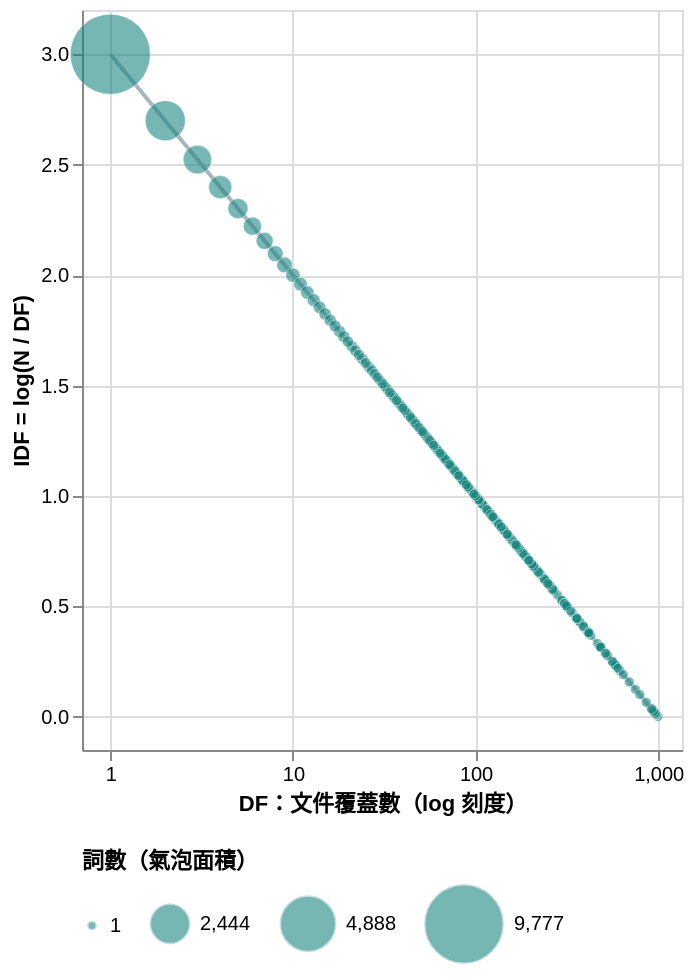

Describe this chart as a Vega-Lite specification.
### Vega-Lite specification from a JSON file in a GitHub repository (floating-point values rounded to 4 significant figures; data arrays with more than 128 entries replaced by an {"elided": "..."} marker saying what was removed)
{"config": {"view": {"continuousWidth": 300, "continuousHeight": 300}}, "layer": [{"data": {"name": "data-0a73d63249e12e707074cd127b71c607"}, "mark": {"type": "line", "color": "#ABB5C0"}, "encoding": {"x": {"axis": {"values": [1, 10, 100, 1000]}, "field": "df", "scale": {"base": 10, "domain": [0.7, 1350.0], "type": "log"}, "title": "DF：文件覆蓋數（log 刻度）", "type": "quantitative"}, "y": {"field": "idf", "scale": {"domain": [-0.15, 3.2]}, "title": "IDF = log(N / DF)", "type": "quantitative"}}}, {"data": {"values": {"elided": "262 records"}}, "mark": {"type": "circle", "color": "#16847D", "opacity": 0.58, "stroke": "white", "strokeWidth": 0.4}, "encoding": {"size": {"field": "term_count", "legend": {"direction": "horizontal", "format": ",.0f", "labelOverlap": false, "orient": "bottom", "titleLimit": 220, "values": [1, 2444, 4888, 9777]}, "scale": {"domain": [0, 9777], "range": [24, 1600], "type": "linear"}, "title": "詞數（氣泡面積）", "type": "quantitative"}, "tooltip": [{"field": "df", "format": ",", "title": "DF", "type": "quantitative"}, {"field": "idf", "format": ".4f", "title": "IDF", "type": "quantitative"}, {"field": "term_count", "format": ",", "title": "詞數", "type": "quantitative"}, {"field": "examples", "title": "詞彙範例（最多 5 個）", "type": "nominal"}], "x": {"axis": {"values": [1, 10, 100, 1000]}, "field": "df", "scale": {"base": 10, "domain": [0.7, 1350.0], "type": "log"}, "title": "DF：文件覆蓋數（log 刻度）", "type": "quantitative"}, "y": {"field": "idf", "scale": {"domain": [-0.15, 3.2]}, "title": "IDF = log(N / DF)", "type": "quantitative"}}}], "height": 370, "$schema": "https://vega.github.io/schema/vega-lite/v6.4.1.json", "datasets": {"data-0a73d63249e12e707074cd127b71c607": [{"df": 1, "idf": 3.0}, {"df": 2, "idf": 2.699}, {"df": 3, "idf": 2.523}, {"df": 4, "idf": 2.398}, {"df": 5, "idf": 2.301}, {"df": 6, "idf": 2.222}, {"df": 7, "idf": 2.155}, {"df": 8, "idf": 2.097}, {"df": 9, "idf": 2.046}, {"df": 10, "idf": 2.0}, {"df": 11, "idf": 1.959}, {"df": 12, "idf": 1.921}, {"df": 13, "idf": 1.886}, {"df": 14, "idf": 1.854}, {"df": 15, "idf": 1.824}, {"df": 16, "idf": 1.796}, {"df": 17, "idf": 1.77}, {"df": 18, "idf": 1.745}, {"df": 19, "idf": 1.721}, {"df": 20, "idf": 1.699}, {"df": 21, "idf": 1.678}, {"df": 22, "idf": 1.658}, {"df": 23, "idf": 1.638}, {"df": 24, "idf": 1.62}, {"df": 25, "idf": 1.602}, {"df": 27, "idf": 1.569}, {"df": 28, "idf": 1.553}, {"df": 29, "idf": 1.538}, {"df": 30, "idf": 1.523}, {"df": 32, "idf": 1.495}, {"df": 33, "idf": 1.481}, {"df": 34, "idf": 1.469}, {"df": 36, "idf": 1.444}, {"df": 38, "idf": 1.42}, {"df": 39, "idf": 1.409}, {"df": 41, "idf": 1.387}, {"df": 43, "idf": 1.367}, {"df": 45, "idf": 1.347}, {"df": 47, "idf": 1.328}, {"df": 49, "idf": 1.31}, {"df": 51, "idf": 1.292}, {"df": 53, "idf": 1.276}, {"df": 55, "idf": 1.26}, {"df": 58, "idf": 1.237}, {"df": 60, "idf": 1.222}, {"df": 63, "idf": 1.201}, {"df": 66, "idf": 1.18}, {"df": 69, "idf": 1.161}, {"df": 72, "idf": 1.143}, {"df": 75, "idf": 1.125}, {"df": 78, "idf": 1.108}, {"df": 82, "idf": 1.086}, {"df": 85, "idf": 1.071}, {"df": 89, "idf": 1.051}, {"df": 93, "idf": 1.032}, {"df": 97, "idf": 1.013}, {"df": 101, "idf": 0.9957}, {"df": 106, "idf": 0.9747}, {"df": 111, "idf": 0.9547}, {"df": 115, "idf": 0.9393}, {"df": 121, "idf": 0.9172}, {"df": 126, "idf": 0.8996}, {"df": 131, "idf": 0.8827}, {"df": 137, "idf": 0.8633}, {"df": 143, "idf": 0.8447}, {"df": 150, "idf": 0.8239}, {"df": 156, "idf": 0.8069}, {"df": 163, "idf": 0.7878}, {"df": 170, "idf": 0.7696}, {"df": 178, "idf": 0.7496}, {"df": 186, "idf": 0.7305}, {"df": 194, "idf": 0.7122}, {"df": 202, "idf": 0.6946}, {"df": 211, "idf": 0.6757}, {"df": 221, "idf": 0.6556}, {"df": 230, "idf": 0.6383}, {"df": 241, "idf": 0.618}, {"df": 251, "idf": 0.6003}, {"df": 262, "idf": 0.5817}, {"df": 274, "idf": 0.5622}, {"df": 286, "idf": 0.5436}, {"df": 299, "idf": 0.5243}, {"df": 312, "idf": 0.5058}, {"df": 325, "idf": 0.4881}, {"df": 340, "idf": 0.4685}, {"df": 355, "idf": 0.4498}, {"df": 370, "idf": 0.4318}, {"df": 387, "idf": 0.4123}, {"df": 404, "idf": 0.3936}, {"df": 422, "idf": 0.3747}, {"df": 440, "idf": 0.3565}, {"df": 460, "idf": 0.3372}, {"df": 480, "idf": 0.3188}, {"df": 501, "idf": 0.3002}, {"df": 523, "idf": 0.2815}, {"df": 546, "idf": 0.2628}, {"df": 570, "idf": 0.2441}, {"df": 596, "idf": 0.2248}, {"df": 622, "idf": 0.2062}, {"df": 649, "idf": 0.1878}, {"df": 678, "idf": 0.1688}, {"df": 708, "idf": 0.15}, {"df": 739, "idf": 0.1314}, {"df": 772, "idf": 0.1124}, {"df": 806, "idf": 0.09366}, {"df": 841, "idf": 0.0752}, {"df": 879, "idf": 0.05601}, {"df": 917, "idf": 0.03763}, {"df": 958, "idf": 0.01863}, {"df": 1000, "idf": 0.0}]}}
